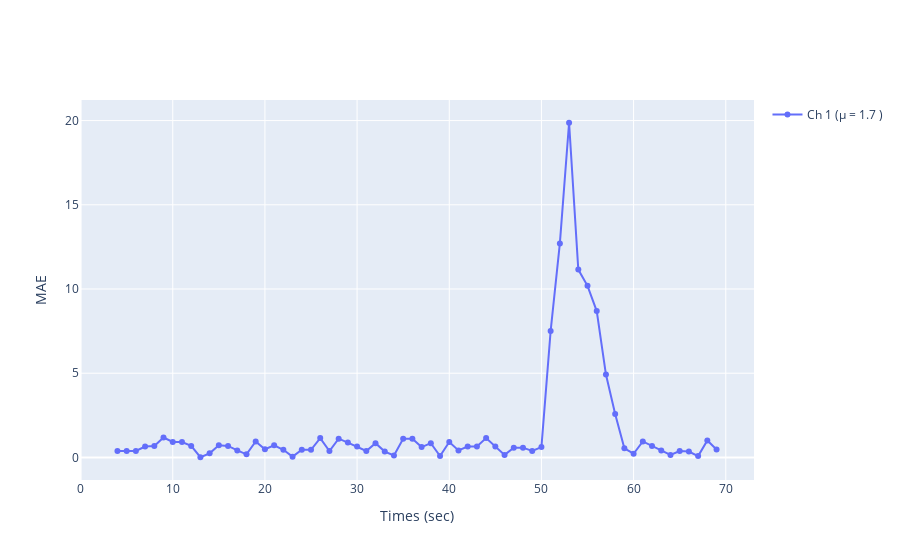
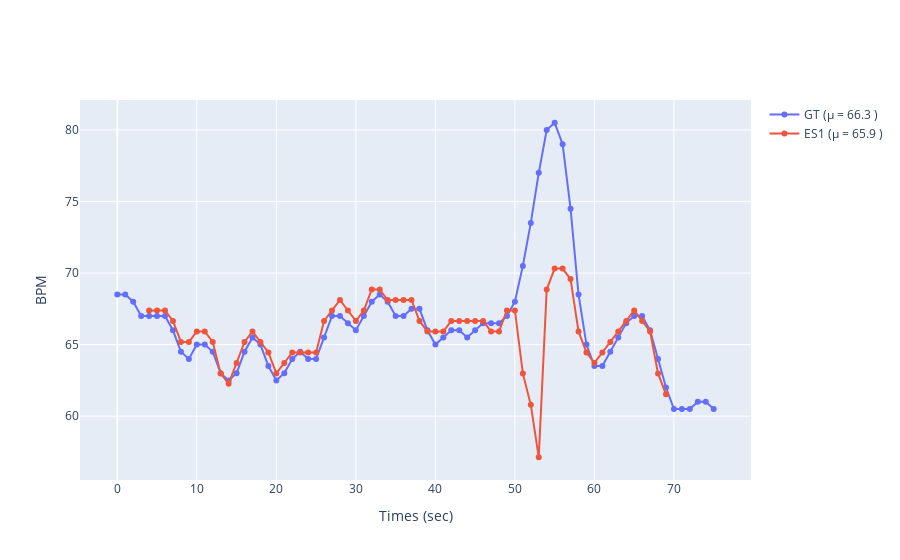

Source (notebook cell) for these figures, in order:
### Code cell
#### TEST clustering approach

# params
roi_approach = 'patches'   # 'holistic' or 'patches'
bpm_est = 'clustering'         # BPM final estimate, if patches choose 'medians' or 'clustering'
method = 'cpu_CHROM'       # one of the methods implemented in pyVHR
pipe = Pipeline()          # object to execute the pipeline

# run
bvps, timesES, bpmES = pipe.run_on_video(videoFileName,
                                        winsize=wsize, 
                                        roi_method='convexhull',
                                        roi_approach=roi_approach,
                                        method=method,
                                        estimate=bpm_est,
                                        patch_size=20, 
                                        RGB_LOW_HIGH_TH=(5,230),
                                        Skin_LOW_HIGH_TH=(5,230),
                                        pre_filt=True,
                                        post_filt=True,
                                        cuda=True, 
                                        verb=True
)

# ERRORS
RMSE, MAE, MAX, PCC, CCC, SNR = getErrors(bvps, fps, bpmES, bpmGT, timesES, timesGT)
printErrors(RMSE, MAE, MAX, PCC, CCC, SNR)
displayErrors(bpmES, bpmGT, timesES, timesGT)

### Figure 1 — Plotly figure (JSON) as saved in the notebook; plotly's stock layout.template omitted (floating-point values rounded to 4 significant figures)
{"data": [{"mode": "lines+markers", "name": "Ch 1 (µ = 1.7 )", "type": "scatter", "x": [4, 5, 6, 7, 8, 9, 10, 11, 12, 13, 14, 15, 16, 17, 18, 19, 20, 21, 22, 23, 24, 25, 26, 27, 28, 29, 30, 31, 32, 33, 34, 35, 36, 37, 38, 39, 40, 41, 42, 43, 44, 45, 46, 47, 48, 49, 50, 51, 52, 53, 54, 55, 56, 57, 58, 59, 60, 61, 62, 63, 64, 65, 66, 67, 68, 69], "y": [0.3828, 0.3828, 0.3828, 0.6504, 0.6855, 1.186, 0.918, 0.918, 0.6855, 0.01172, 0.2441, 0.7207, 0.6855, 0.418, 0.1855, 0.9531, 0.4883, 0.7207, 0.4531, 0.04688, 0.4531, 0.4531, 1.15, 0.3828, 1.115, 0.8828, 0.6504, 0.3828, 0.8477, 0.3477, 0.1152, 1.115, 1.115, 0.6152, 0.8496, 0.08203, 0.918, 0.418, 0.6504, 0.6504, 1.15, 0.6504, 0.1504, 0.582, 0.582, 0.3828, 0.6172, 7.512, 12.71, 19.87, 11.15, 10.19, 8.688, 4.92, 2.582, 0.5469, 0.2207, 0.9531, 0.6855, 0.418, 0.1504, 0.3828, 0.3496, 0.08203, 1.012, 0.4766]}], "layout": {"showlegend": true, "xaxis": {"title": {"text": "Times (sec)"}}, "yaxis": {"title": {"text": "MAE"}}}}

### Figure 2 — Plotly figure (JSON) as saved in the notebook; plotly's stock layout.template omitted (floating-point values rounded to 4 significant figures)
{"data": [{"mode": "lines+markers", "name": "GT (µ = 66.3 )", "type": "scatter", "x": [0, 1, 2, 3, 4, 5, 6, 7, 8, 9, 10, 11, 12, 13, 14, 15, 16, 17, 18, 19, 20, 21, 22, 23, 24, 25, 26, 27, 28, 29, 30, 31, 32, 33, 34, 35, 36, 37, 38, 39, 40, 41, 42, 43, 44, 45, 46, 47, 48, 49, 50, 51, 52, 53, 54, 55, 56, 57, 58, 59, 60, 61, 62, 63, 64, 65, 66, 67, 68, 69, 70, 71, 72, 73, 74, 75], "y": [68.5, 68.5, 68, 67, 67, 67, 67, 66, 64.5, 64, 65, 65, 64.5, 63, 62.5, 63, 64.5, 65.5, 65, 63.5, 62.5, 63, 64, 64.5, 64, 64, 65.5, 67, 67, 66.5, 66, 67, 68, 68.5, 68, 67, 67, 67.5, 67.5, 66, 65, 65.5, 66, 66, 65.5, 66, 66.5, 66.5, 66.5, 67, 68, 70.5, 73.5, 77, 80, 80.5, 79, 74.5, 68.5, 65, 63.5, 63.5, 64.5, 65.5, 66.5, 67, 67, 66, 64, 62.0, 60.5, 60.5, 60.5, 61, 61, 60.5]}, {"mode": "lines+markers", "name": "ES1 (µ = 65.9 )", "type": "scatter", "x": [4, 5, 6, 7, 8, 9, 10, 11, 12, 13, 14, 15, 16, 17, 18, 19, 20, 21, 22, 23, 24, 25, 26, 27, 28, 29, 30, 31, 32, 33, 34, 35, 36, 37, 38, 39, 40, 41, 42, 43, 44, 45, 46, 47, 48, 49, 50, 51, 52, 53, 54, 55, 56, 57, 58, 59, 60, 61, 62, 63, 64, 65, 66, 67, 68, 69], "y": [67.38, 67.38, 67.38, 66.65, 65.19, 65.19, 65.92, 65.92, 65.19, 62.99, 62.26, 63.72, 65.19, 65.92, 65.19, 64.45, 62.99, 63.72, 64.45, 64.45, 64.45, 64.45, 66.65, 67.38, 68.12, 67.38, 66.65, 67.38, 68.85, 68.85, 68.12, 68.12, 68.12, 68.12, 66.65, 65.92, 65.92, 65.92, 66.65, 66.65, 66.65, 66.65, 66.65, 65.92, 65.92, 67.38, 67.38, 62.99, 60.79, 57.13, 68.85, 70.31, 70.31, 69.58, 65.92, 64.45, 63.72, 64.45, 65.19, 65.92, 66.65, 67.38, 66.65, 65.92, 62.99, 61.52]}], "layout": {"showlegend": true, "xaxis": {"title": {"text": "Times (sec)"}}, "yaxis": {"title": {"text": "BPM"}}}}
